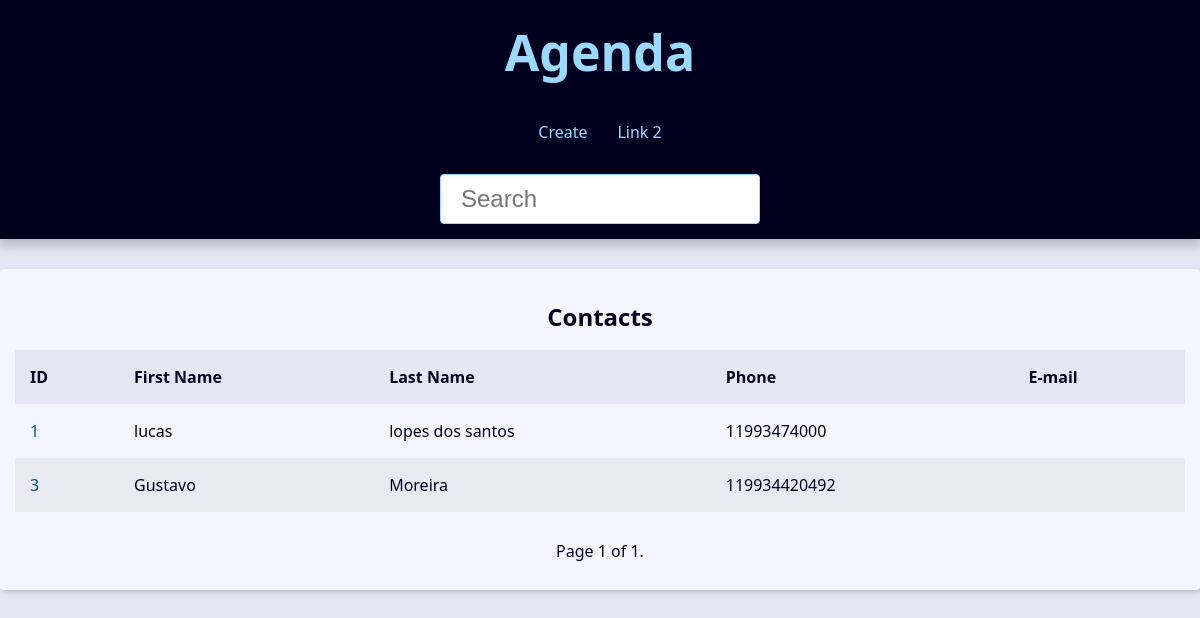
The app's page /, older data.
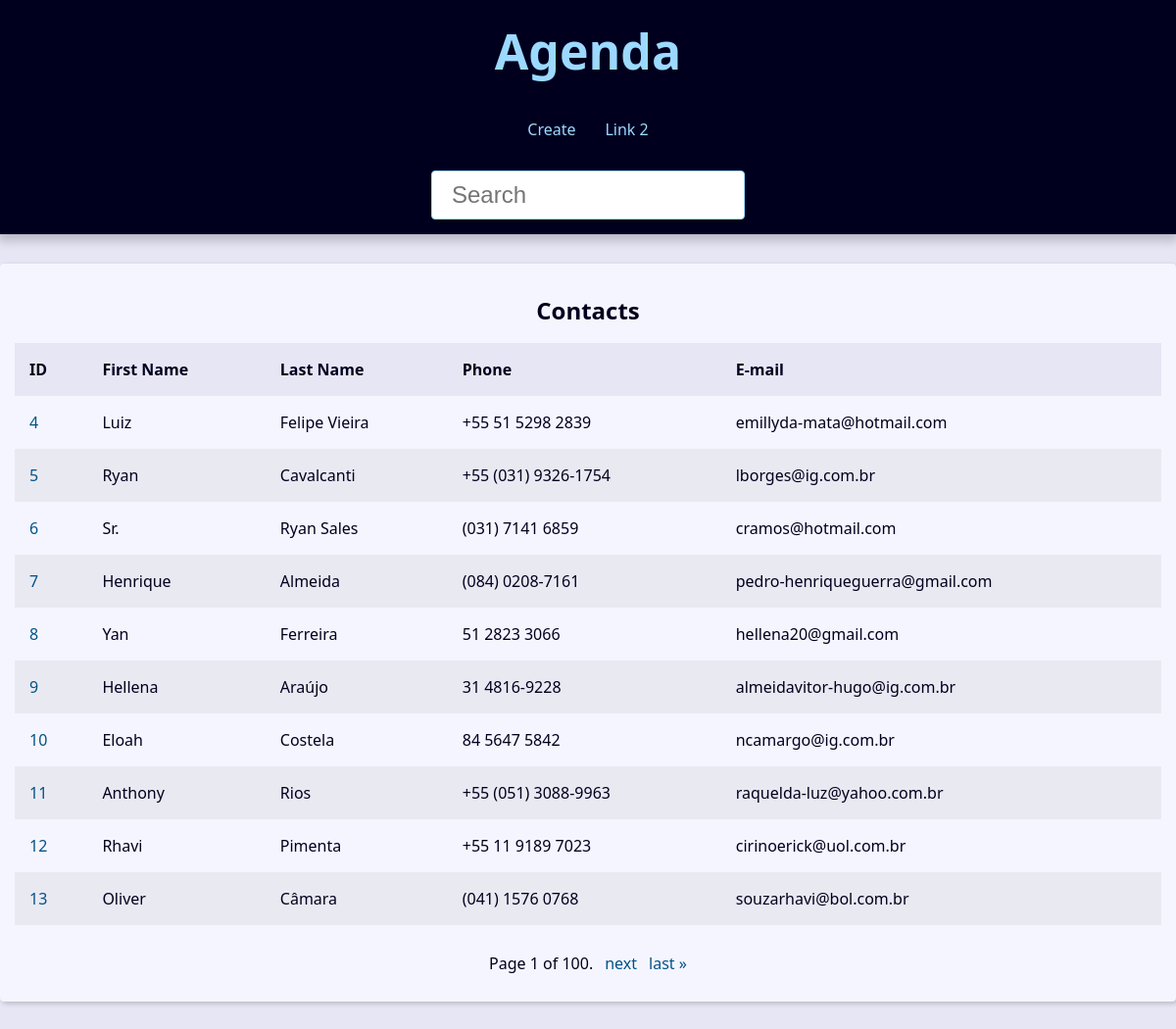
The same page, newer data.
### contact/models.py (models this page shows, shortened)
class Contact(models.Model):
    first_name = models.CharField(max_length=50)
    last_name = models.CharField(max_length=50)
    phone = models.CharField(max_length=50)
    email = models.EmailField(max_length=254, blank=True)
    created_date = models.DateTimeField(default=timezone.now)
    description = models.TextField(blank=True)
    show = models.BooleanField(default=True)
    picture = models.ImageField(blank=True, upload_to='picture/%Y/%m/')
    category = models.ForeignKey(Category, on_delete=models.SET_NULL, blank=True, null=True)
    owner =  models.ForeignKey(User, on_delete=models.SET_NULL, blank=True, null=True)

### contact/views/contact_views.py (the view)
# urls.py: path('', views.index, name='index'),# type:ignore
def index(request):
    contacts = Contact.objects.all().filter(show=True).order_by('id')
    paginator = Paginator(contacts, 10)
    page_number = request.GET.get("page")
    page_obj = paginator.get_page(page_number)
    context = {
        'page_obj': page_obj,
        'site_title':'Contatos - '
    }
    return render(request,'contact/index.html', context )

### contact/templates/contact/index.html
{% extends "global/base.html" %}
{% block content %}
{% if page_obj %}
<div class="responsive-table">
    <table class="contacts-table">
    <caption class="table-caption">
        Contacts
    </caption>
    <thead>
        <tr class="table-row table-row-header">
            <th class="table-header">ID</th>
            <th class="table-header">First Name</th>
            <th class="table-header">Last Name</th>
            <th class="table-header">Phone</th>
            <th class="table-header">E-mail</th>
        </tr>
    </thead>
    <tbody>
        {% for contact in page_obj%}
        <tr class="table-row">
            <td class="table-cel">
                <a class="table-link" href="{% url "contact:contact" contact.id %}">
                    {{contact.id}}
                </a>
            </td>
            <td class="table-cel">
                {{contact.first_name}}
            </td>
            <td class="table-cel">
                {{contact.last_name}}
            </td>
            <td class="table-cel">
                {{contact.phone}}
            </td>
            <td class="table-cel">
                {{contact.email}}
            </td>
        </tr>
        {% endfor %}
    </tbody>
</table>
</div>
{% else %}
<div class="single-contact">
    <h1 class="single-contact-name">
        Nenhum contato encontrado.
    </h1>
</div>
{% endif %}
{% endblock content %}

### base_templates/global/base.html (shortened to what this page needs)
<!DOCTYPE html>
<html lang="pt-BR">
<head>
    {% include "global/partial/_head.html" %}
</head>
<body>
    {% include "global/partial/_header.html" %}
    <main class="content">
    {% block  content%}{% endblock content %}
    {% include "global/partial/_pagination.html" %}
    </main>
</body>
</html>

### base_templates/global/partial/_head.html (shortened to what this page needs)
{% load static %}
<link rel="stylesheet" href="{%static 'global/css/style.css'%}">

### base_templates/global/partial/_header.html
<header class="header">
    <h1 class="header-heading">
        <a href="{% url "contact:index" %}" class="header-link">
        Agenda
    </a>
    </h1>
    <nav class="menu">
        <ul class="menu-list">
            <li class="menu-item">
                <a href="{% url "contact:create" %}" class="menu-link">
                    Create
                </a>
            </li>
            <li class="menu-item">
                <a href="" class="menu-link">
                    Link 2
                </a>
            </li>
        </ul>
    </nav>
    <div class="search">
        <form
        action="{% url 'contact:search' %}"
        method="GET"
      >
         <input
         type="search"
         class="search-input"
         placeholder="Search"
         id="search"
         name="q"
         value="{{ request.GET.q.strip }}"
       >
        </form>
    </div>
</header>

### base_templates/global/partial/_pagination.html (shortened to what this page needs)
{% if page_obj %}
  <div class="pagination">
    <span class="step-links">
        <span class="current">
            Page {{ page_obj.number }} of {{ page_obj.paginator.num_pages }}.
        </span>
        {% if page_obj.has_next %}
            <a href="?page={{ page_obj.next_page_number }}&q={{ request.GET.q.strip }}">next</a>
            <a href="?page={{ page_obj.paginator.num_pages }}&q={{ request.GET.q.strip }}">last &raquo;</a>
        {% endif %}
    </span>
  </div>
{% endif %}

### base_static/global/css/style.css (style rules this page uses)
:root { --spacing: 1.5rem; --link-dark-color: rgb(0, 83, 134); --link-light-color: rgb(156, 217, 255); --clr-white: rgb(245, 245, 255); --clr-black: rgb(0, 0, 30); --clr-light-gray: rgb(230, 230, 245); --clr-dark-shadow-5: rgba(0, 0, 10, 5%); --clr-dark-shadow-10: rgba(0, 0, 10, 10%); --clr-dark-shadow-20: rgba(0, 0, 10, 20%); --clr-light-shadow-5: rgba(200, 200, 255, 5%); --clr-light-shadow-10: rgba(200, 200, 255, 10%); --clr-light-shadow-20: rgba(200, 200, 255, 20%); --main-page-width: 120rem; --table-min-width: 60rem; --biggest-font-size: 5rem; --bigger-font-size: 4rem; --big-font-size: 3.2rem; --medium-font-size: 2.4rem; --small-font-size: 1.6rem; --smaller-font-size: 1.4rem; --smallest-font-size: 1.2rem; --transition-fast: 300ms; --transition-medium: 600ms; --transition-slow: 1s; --default-border-radius: 4px; }
*, *::before, *::after { margin: 0; padding: 0; box-sizing: border-box; }
html { font-size: 62.5%; }
body { font-family: system-ui, -apple-system, BlinkMacSystemFont, 'Segoe UI', Roboto, Oxygen, Ubuntu, Cantarell, 'Open Sans', 'Helvetica Neue', sans-serif; line-height: 1.5; font-size: var(--small-font-size); color: var(--clr-black); -webkit-font-smoothing: antialiased; background: var(--clr-light-gray); }
.header { background: var(--clr-black); padding: var(--spacing); box-shadow: 0 5px 10px 2px var(--clr-dark-shadow-20); z-index: 1; position: relative; }
.header-heading { font-size: var(--biggest-font-size); text-align: center; }
.header-link { color: var(--link-light-color); text-decoration: none; transition: filter var(--transition-fast) ease-in-out; }
.menu { margin: var(--spacing); }
.menu-list { list-style: none; display: flex; justify-content: center; flex-flow: row wrap; }
.menu-link { display: block; padding: var(--spacing); color: var(--link-light-color); text-decoration: none; transition: background-color var(--transition-fast) ease-in-out; border-radius: var(--default-border-radius); }
.content { max-width: var(--main-page-width); margin: calc(var(--spacing) * 2) auto; padding: var(--spacing); background: var(--clr-white); box-shadow: 2px 2px 5px var(--clr-dark-shadow-20); border-radius: var(--default-border-radius); }
.responsive-table { width: 100%; overflow-x: auto; }
.contacts-table { width: 100%; min-width: var(--table-min-width); border-collapse: collapse; }
.table-caption { font-size: var(--medium-font-size); font-weight: bold; padding: var(--spacing); }
.table-row { text-align: left; text-overflow: ellipsis; transition: background-color var(--transition-fast) ease-in-out; }
.table-row:nth-of-type(2n) { background: var(--clr-dark-shadow-5); }
.table-row-header { background: var(--clr-light-gray); color: var(--clr-black); }
.table-cel, .table-header { padding: var(--spacing); }
.table-link { color: var(--link-dark-color); transition: color var(--transition-fast) ease-in-out; text-decoration: none; }
.pagination { margin-top: var(--spacing); display: flex; justify-content: center; padding: calc(var(--spacing) * 0.8); font-size: var(--small-font-size); }
.pagination .step-links { display: flex; gap: calc(var(--spacing) * 0.8); }
.pagination .step-links a { color: var(--link-dark-color); transition: color var(--transition-fast) ease-in-out; text-decoration: none; display: block; }
.search { display: flex; justify-content: center; }
.search-input { font-size: var(--medium-font-size); padding: 1rem 2rem; width: 100%; max-width: 32rem; border-radius: var(--default-border-radius); border: 1px solid var(--link-light-color); }

Row changes from the older to the newer data that the page shows:
removed Contact: id "1", first_name "lucas", last_name "lopes dos santos", phone "11993474000"
removed Contact: id "3", first_name "Gustavo", last_name "Moreira", phone "119934420492"
added Contact: id "4", first_name "Luiz", last_name "Felipe Vieira", phone "+55 51 5298 2839", email "emillyda-mata@hotmail.com"
added Contact: id "5", first_name "Ryan", last_name "Cavalcanti", phone "+55 (031) 9326-1754", email "lborges@ig.com.br"
added Contact: id "6", first_name "Sr.", last_name "Ryan Sales", phone "(031) 7141 6859", email "cramos@hotmail.com"
added Contact: id "7", first_name "Henrique", last_name "Almeida", phone "(084) 0208-7161", email "pedro-henriqueguerra@gmail.com"
added Contact: id "8", first_name "Yan", last_name "Ferreira", phone "51 2823 3066", email "hellena20@gmail.com"
added Contact: id "9", first_name "Hellena", last_name "Araújo", phone "31 4816-9228", email "almeidavitor-hugo@ig.com.br"
added Contact: id "10", first_name "Eloah", last_name "Costela", phone "84 5647 5842", email "ncamargo@ig.com.br"
added Contact: id "11", first_name "Anthony", last_name "Rios", phone "+55 (051) 3088-9963", email "raquelda-luz@yahoo.com.br"
added Contact: id "12", first_name "Rhavi", last_name "Pimenta", phone "+55 11 9189 7023", email "cirinoerick@uol.com.br"
added Contact: id "13", first_name "Oliver", last_name "Câmara", phone "(041) 1576 0768", email "souzarhavi@bol.com.br"
Text that changed along with them:
{{ page_obj.paginator.num_pages }}: "1" → "100"
text now shown: "next last »"
